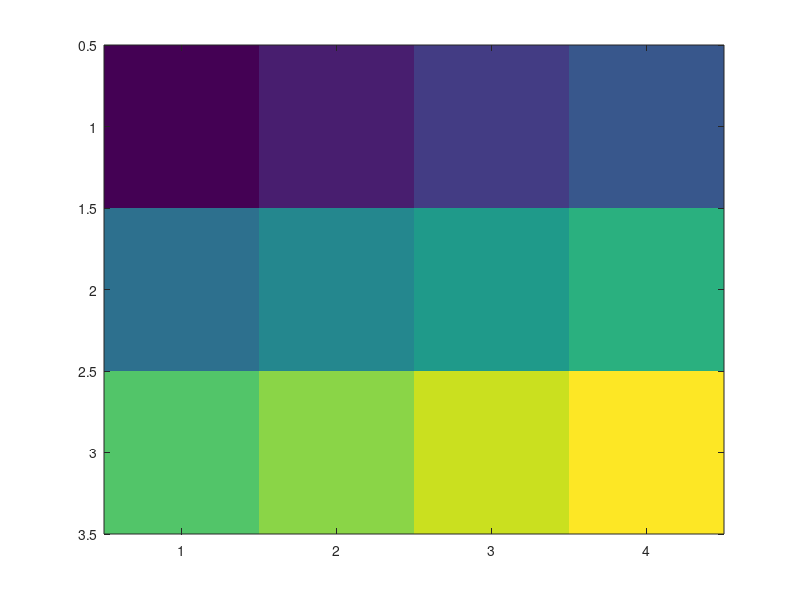

This figure's MATLAB source: (Note: this script raises an error after producing the figure.)
%=============================================================================
% Copyright (c) 2016-present Allan CORNET (Nelson)
%=============================================================================
% This file is part of the Nelson.
%=============================================================================
% LICENCE_BLOCK_BEGIN
% SPDX-License-Identifier: LGPL-3.0-or-later
% LICENCE_BLOCK_END
%=============================================================================
% <--ADV-CLI MODE-->
%=============================================================================
f = figure();
C = [0 20 40 60; 80 100 120 140; 160 180 200 220];
IM = imagesc(C);
P =  properties(IM);
REF = {'AlphaData';
'AlphaDataMapping';
'BeingDeleted';
'BusyAction';
'CData';
'CDataMapping';
'Children';
'CreateFcn';
'DeleteFcn';
'Interruptible';
'Parent';
'Tag';
'Type';
'UserData';
'Visible';
'XData';
'YData'};  
assert_isequal(P, REF);
%=============================================================================
assert_isequal(IM.Type, 'image');
assert_isequal(IM.AlphaData, 1);
assert_isequal(IM.CDataMapping, 'scaled');
assert_isequal(IM.CData, C);
assert_isequal(IM.Tag, '');
assert_isequal(IM.UserData, []);
assert_isequal(IM.Visible, 'on');
assert_isequal(IM.XData, [1 4]);
assert_isequal(IM.YData, [1 3]);
%=============================================================================
